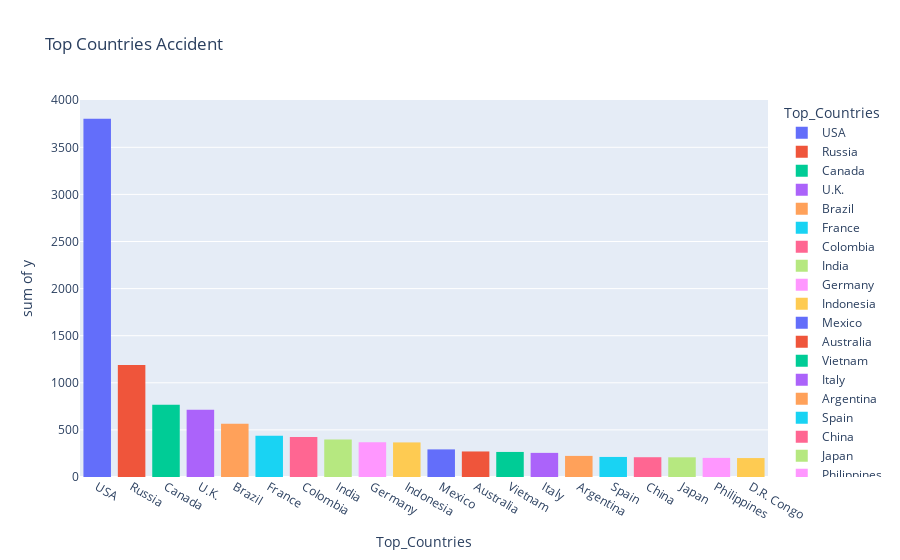

Notebook cell for this chart:
### Code cell
top_countries = accident['country'].value_counts().nlargest(20)
fig= px.histogram(top_countries,x=top_countries.index,y=top_countries.values,
                labels={
                     "index": "Top_Countries",
                 },color=top_countries.index,title='Top Countries Accident')
fig.show()

### Figure 1 — Plotly figure (JSON) as saved in the notebook; plotly's stock layout.template omitted (floating-point values rounded to 4 significant figures)
{"data": [{"alignmentgroup": "True", "bingroup": "x", "histfunc": "sum", "hovertemplate": "Top_Countries=%{x}<br>sum of y=%{y}<extra></extra>", "legendgroup": "USA", "marker": {"color": "#636efa", "pattern": {"shape": ""}}, "name": "USA", "offsetgroup": "USA", "orientation": "v", "showlegend": true, "type": "histogram", "x": ["USA"], "xaxis": "x", "y": [3802], "yaxis": "y"}, {"alignmentgroup": "True", "bingroup": "x", "histfunc": "sum", "hovertemplate": "Top_Countries=%{x}<br>sum of y=%{y}<extra></extra>", "legendgroup": "Russia", "marker": {"color": "#EF553B", "pattern": {"shape": ""}}, "name": "Russia", "offsetgroup": "Russia", "orientation": "v", "showlegend": true, "type": "histogram", "x": ["Russia"], "xaxis": "x", "y": [1188], "yaxis": "y"}, {"alignmentgroup": "True", "bingroup": "x", "histfunc": "sum", "hovertemplate": "Top_Countries=%{x}<br>sum of y=%{y}<extra></extra>", "legendgroup": "Canada", "marker": {"color": "#00cc96", "pattern": {"shape": ""}}, "name": "Canada", "offsetgroup": "Canada", "orientation": "v", "showlegend": true, "type": "histogram", "x": ["Canada"], "xaxis": "x", "y": [767], "yaxis": "y"}, {"alignmentgroup": "True", "bingroup": "x", "histfunc": "sum", "hovertemplate": "Top_Countries=%{x}<br>sum of y=%{y}<extra></extra>", "legendgroup": "U.K.", "marker": {"color": "#ab63fa", "pattern": {"shape": ""}}, "name": "U.K.", "offsetgroup": "U.K.", "orientation": "v", "showlegend": true, "type": "histogram", "x": ["U.K."], "xaxis": "x", "y": [714], "yaxis": "y"}, {"alignmentgroup": "True", "bingroup": "x", "histfunc": "sum", "hovertemplate": "Top_Countries=%{x}<br>sum of y=%{y}<extra></extra>", "legendgroup": "Brazil", "marker": {"color": "#FFA15A", "pattern": {"shape": ""}}, "name": "Brazil", "offsetgroup": "Brazil", "orientation": "v", "showlegend": true, "type": "histogram", "x": ["Brazil"], "xaxis": "x", "y": [566], "yaxis": "y"}, {"alignmentgroup": "True", "bingroup": "x", "histfunc": "sum", "hovertemplate": "Top_Countries=%{x}<br>sum of y=%{y}<extra></extra>", "legendgroup": "France", "marker": {"color": "#19d3f3", "pattern": {"shape": ""}}, "name": "France", "offsetgroup": "France", "orientation": "v", "showlegend": true, "type": "histogram", "x": ["France"], "xaxis": "x", "y": [437], "yaxis": "y"}, {"alignmentgroup": "True", "bingroup": "x", "histfunc": "sum", "hovertemplate": "Top_Countries=%{x}<br>sum of y=%{y}<extra></extra>", "legendgroup": "Colombia", "marker": {"color": "#FF6692", "pattern": {"shape": ""}}, "name": "Colombia", "offsetgroup": "Colombia", "orientation": "v", "showlegend": true, "type": "histogram", "x": ["Colombia"], "xaxis": "x", "y": [425], "yaxis": "y"}, {"alignmentgroup": "True", "bingroup": "x", "histfunc": "sum", "hovertemplate": "Top_Countries=%{x}<br>sum of y=%{y}<extra></extra>", "legendgroup": "India", "marker": {"color": "#B6E880", "pattern": {"shape": ""}}, "name": "India", "offsetgroup": "India", "orientation": "v", "showlegend": true, "type": "histogram", "x": ["India"], "xaxis": "x", "y": [397], "yaxis": "y"}, {"alignmentgroup": "True", "bingroup": "x", "histfunc": "sum", "hovertemplate": "Top_Countries=%{x}<br>sum of y=%{y}<extra></extra>", "legendgroup": "Germany", "marker": {"color": "#FF97FF", "pattern": {"shape": ""}}, "name": "Germany", "offsetgroup": "Germany", "orientation": "v", "showlegend": true, "type": "histogram", "x": ["Germany"], "xaxis": "x", "y": [369], "yaxis": "y"}, {"alignmentgroup": "True", "bingroup": "x", "histfunc": "sum", "hovertemplate": "Top_Countries=%{x}<br>sum of y=%{y}<extra></extra>", "legendgroup": "Indonesia", "marker": {"color": "#FECB52", "pattern": {"shape": ""}}, "name": "Indonesia", "offsetgroup": "Indonesia", "orientation": "v", "showlegend": true, "type": "histogram", "x": ["Indonesia"], "xaxis": "x", "y": [367], "yaxis": "y"}, {"alignmentgroup": "True", "bingroup": "x", "histfunc": "sum", "hovertemplate": "Top_Countries=%{x}<br>sum of y=%{y}<extra></extra>", "legendgroup": "Mexico", "marker": {"color": "#636efa", "pattern": {"shape": ""}}, "name": "Mexico", "offsetgroup": "Mexico", "orientation": "v", "showlegend": true, "type": "histogram", "x": ["Mexico"], "xaxis": "x", "y": [293], "yaxis": "y"}, {"alignmentgroup": "True", "bingroup": "x", "histfunc": "sum", "hovertemplate": "Top_Countries=%{x}<br>sum of y=%{y}<extra></extra>", "legendgroup": "Australia", "marker": {"color": "#EF553B", "pattern": {"shape": ""}}, "name": "Australia", "offsetgroup": "Australia", "orientation": "v", "showlegend": true, "type": "histogram", "x": ["Australia"], "xaxis": "x", "y": [271], "yaxis": "y"}, {"alignmentgroup": "True", "bingroup": "x", "histfunc": "sum", "hovertemplate": "Top_Countries=%{x}<br>sum of y=%{y}<extra></extra>", "legendgroup": "Vietnam", "marker": {"color": "#00cc96", "pattern": {"shape": ""}}, "name": "Vietnam", "offsetgroup": "Vietnam", "orientation": "v", "showlegend": true, "type": "histogram", "x": ["Vietnam"], "xaxis": "x", "y": [266], "yaxis": "y"}, {"alignmentgroup": "True", "bingroup": "x", "histfunc": "sum", "hovertemplate": "Top_Countries=%{x}<br>sum of y=%{y}<extra></extra>", "legendgroup": "Italy", "marker": {"color": "#ab63fa", "pattern": {"shape": ""}}, "name": "Italy", "offsetgroup": "Italy", "orientation": "v", "showlegend": true, "type": "histogram", "x": ["Italy"], "xaxis": "x", "y": [256], "yaxis": "y"}, {"alignmentgroup": "True", "bingroup": "x", "histfunc": "sum", "hovertemplate": "Top_Countries=%{x}<br>sum of y=%{y}<extra></extra>", "legendgroup": "Argentina", "marker": {"color": "#FFA15A", "pattern": {"shape": ""}}, "name": "Argentina", "offsetgroup": "Argentina", "orientation": "v", "showlegend": true, "type": "histogram", "x": ["Argentina"], "xaxis": "x", "y": [224], "yaxis": "y"}, {"alignmentgroup": "True", "bingroup": "x", "histfunc": "sum", "hovertemplate": "Top_Countries=%{x}<br>sum of y=%{y}<extra></extra>", "legendgroup": "Spain", "marker": {"color": "#19d3f3", "pattern": {"shape": ""}}, "name": "Spain", "offsetgroup": "Spain", "orientation": "v", "showlegend": true, "type": "histogram", "x": ["Spain"], "xaxis": "x", "y": [213], "yaxis": "y"}, {"alignmentgroup": "True", "bingroup": "x", "histfunc": "sum", "hovertemplate": "Top_Countries=%{x}<br>sum of y=%{y}<extra></extra>", "legendgroup": "China", "marker": {"color": "#FF6692", "pattern": {"shape": ""}}, "name": "China", "offsetgroup": "China", "orientation": "v", "showlegend": true, "type": "histogram", "x": ["China"], "xaxis": "x", "y": [210], "yaxis": "y"}, {"alignmentgroup": "True", "bingroup": "x", "histfunc": "sum", "hovertemplate": "Top_Countries=%{x}<br>sum of y=%{y}<extra></extra>", "legendgroup": "Japan", "marker": {"color": "#B6E880", "pattern": {"shape": ""}}, "name": "Japan", "offsetgroup": "Japan", "orientation": "v", "showlegend": true, "type": "histogram", "x": ["Japan"], "xaxis": "x", "y": [209], "yaxis": "y"}, {"alignmentgroup": "True", "bingroup": "x", "histfunc": "sum", "hovertemplate": "Top_Countries=%{x}<br>sum of y=%{y}<extra></extra>", "legendgroup": "Philippines", "marker": {"color": "#FF97FF", "pattern": {"shape": ""}}, "name": "Philippines", "offsetgroup": "Philippines", "orientation": "v", "showlegend": true, "type": "histogram", "x": ["Philippines"], "xaxis": "x", "y": [203], "yaxis": "y"}, {"alignmentgroup": "True", "bingroup": "x", "histfunc": "sum", "hovertemplate": "Top_Countries=%{x}<br>sum of y=%{y}<extra></extra>", "legendgroup": "D.R. Congo", "marker": {"color": "#FECB52", "pattern": {"shape": ""}}, "name": "D.R. Congo", "offsetgroup": "D.R. Congo", "orientation": "v", "showlegend": true, "type": "histogram", "x": ["D.R. Congo"], "xaxis": "x", "y": [201], "yaxis": "y"}], "layout": {"barmode": "relative", "legend": {"title": {"text": "Top_Countries"}, "tracegroupgap": 0}, "title": {"text": "Top Countries Accident"}, "xaxis": {"anchor": "y", "categoryarray": ["USA", "Russia", "Canada", "U.K.", "Brazil", "France", "Colombia", "India", "Germany", "Indonesia", "Mexico", "Australia", "Vietnam", "Italy", "Argentina", "Spain", "China", "Japan", "Philippines", "D.R. Congo"], "categoryorder": "array", "domain": [0, 1], "title": {"text": "Top_Countries"}}, "yaxis": {"anchor": "x", "domain": [0, 1], "title": {"text": "sum of y"}}}}
